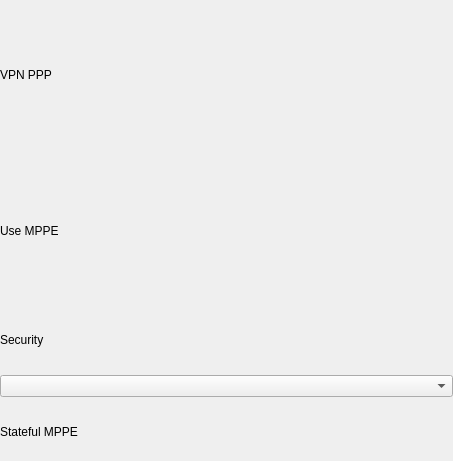
<?xml version="1.0" encoding="UTF-8"?>
<ui version="4.0">
 <class>VpnPpp</class>
 <widget class="QWidget" name="VpnPpp">
  <property name="geometry">
   <rect>
    <x>0</x>
    <y>0</y>
    <width>453</width>
    <height>461</height>
   </rect>
  </property>
  <property name="windowTitle">
   <string>VpnPpp</string>
  </property>
  <layout class="QVBoxLayout" name="verticalLayout_2">
   <property name="leftMargin">
    <number>0</number>
   </property>
   <property name="topMargin">
    <number>0</number>
   </property>
   <property name="rightMargin">
    <number>0</number>
   </property>
   <property name="bottomMargin">
    <number>0</number>
   </property>
   <item>
    <widget class="QLabel" name="label">
     <property name="text">
      <string>VPN PPP</string>
     </property>
    </widget>
   </item>
   <item>
    <layout class="QHBoxLayout" name="useMPPELayout">
     <item>
      <widget class="QLabel" name="label_2">
       <property name="text">
        <string>Use MPPE</string>
       </property>
      </widget>
     </item>
     <item>
      <spacer name="horizontalSpacer">
       <property name="orientation">
        <enum>Qt::Horizontal</enum>
       </property>
       <property name="sizeHint" stdset="0">
        <size>
         <width>40</width>
         <height>20</height>
        </size>
       </property>
      </spacer>
     </item>
    </layout>
   </item>
   <item>
    <widget class="QWidget" name="mppeWidget" native="true">
     <layout class="QVBoxLayout" name="verticalLayout">
      <property name="leftMargin">
       <number>0</number>
      </property>
      <property name="topMargin">
       <number>0</number>
      </property>
      <property name="rightMargin">
       <number>0</number>
      </property>
      <property name="bottomMargin">
       <number>0</number>
      </property>
      <item>
       <widget class="QLabel" name="label_3">
        <property name="text">
         <string>Security</string>
        </property>
       </widget>
      </item>
      <item>
       <widget class="GeneralComboBox" name="mppeSecurity">
        <property name="sizePolicy">
         <sizepolicy hsizetype="Preferred" vsizetype="Fixed">
          <horstretch>0</horstretch>
          <verstretch>0</verstretch>
         </sizepolicy>
        </property>
       </widget>
      </item>
      <item>
       <layout class="QHBoxLayout" name="statefulMPPELayout">
        <item>
         <widget class="QLabel" name="label_4">
          <property name="text">
           <string>Stateful MPPE</string>
          </property>
         </widget>
        </item>
        <item>
         <spacer name="horizontalSpacer_2">
          <property name="orientation">
           <enum>Qt::Horizontal</enum>
          </property>
          <property name="sizeHint" stdset="0">
           <size>
            <width>40</width>
            <height>20</height>
           </size>
          </property>
         </spacer>
        </item>
       </layout>
      </item>
     </layout>
    </widget>
   </item>
   <item>
    <layout class="QVBoxLayout" name="optionsLayout"/>
   </item>
  </layout>
 </widget>
 <customwidgets>
  <customwidget>
   <class>GeneralComboBox</class>
   <extends>QComboBox</extends>
   <header location="global">general-widget.h</header>
  </customwidget>
 </customwidgets>
 <resources/>
 <connections/>
</ui>
